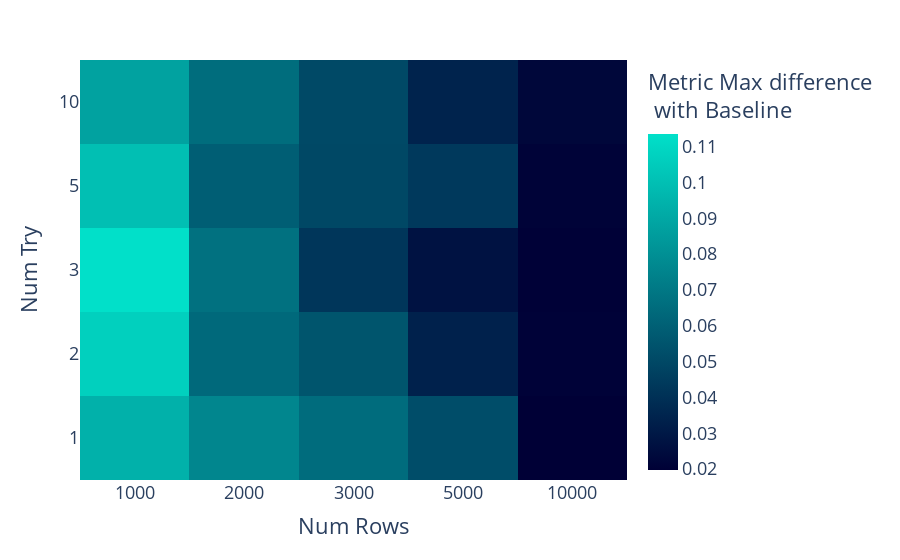

The code cell stored with this chart in its notebook:
### Code cell


### Figure 1 — Plotly figure (JSON) as saved in the notebook; plotly's stock layout.template omitted (floating-point values rounded to 4 significant figures)
{"data": [{"coloraxis": "coloraxis", "hovertemplate": "Num Rows: %{x}<br>y: %{y}<br>Metric Max difference <br> with Baseline: %{z}<extra></extra>", "name": "0", "type": "heatmap", "x": [0, 1, 2, 3, 4], "xaxis": "x", "y": [0, 1, 2, 3, 4], "yaxis": "y", "z": [[0.08768, 0.06533, 0.0505, 0.03454, 0.02253], [0.09983, 0.05933, 0.04987, 0.04383, 0.02103], [0.1136, 0.06713, 0.0425, 0.0273, 0.02013], [0.1068, 0.0637, 0.05516, 0.03363, 0.02073], [0.09383, 0.07598, 0.06483, 0.05203, 0.01973]]}], "layout": {"coloraxis": {"colorbar": {"title": {"text": "Metric Max difference <br> with Baseline"}}, "colorscale": [[0, "#000036"], [1, "#01E0C9"]]}, "font": {"size": 18}, "margin": {"t": 60}, "xaxis": {"anchor": "y", "domain": [0, 1], "tickmode": "array", "ticktext": ["1000", "2000", "3000", "5000", "10000"], "tickvals": [0, 1, 2, 3, 4], "title": {"text": "Num Rows"}}, "yaxis": {"anchor": "x", "autorange": "reversed", "domain": [0, 1], "tickmode": "array", "ticktext": ["1", "2", "3", "5", "10"], "tickvals": [4, 3, 2, 1, 0], "title": {"text": "Num Try"}}}}
